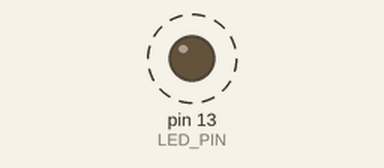
Simulated run of this sketch. Board: Arduino Nano, built with avr-gcc and run on an emulated ATmega328P. Parts: output pins drawn as LEDs (lit = HIGH). Dashed ring = blinking. What the sketch prints to the serial monitor is not drawn.

Above: at 0.2 s.
Timing chart, 0 to 3.0 s (numbered marks = the images above):
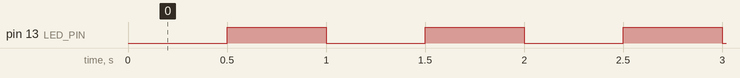

The sketch:

LV1_SCD30_Adafruit.ino
```cpp
#include <Wire.h>
#include <Adafruit_SCD30.h>

Adafruit_SCD30 senzor;

const uint8_t SCD30_ADDR = 0x61;
const uint8_t LED_PIN = 13;

unsigned long tMjerenje = 0;
unsigned long tLed = 0;
bool ledStanje = false;

unsigned long tZadnjiOdgovor = 0;
bool senzorSpreman = false;
bool upozorenjeIspisano = false;

// Procjena slobodnog SRAM-a za ATmega328P (Arduino Nano).
extern int __heap_start, *__brkval;

int slobodniSRAM() {
  int lokalnaVarijabla;
  return (int)&lokalnaVarijabla -
         (__brkval == 0 ? (int)&__heap_start : (int)__brkval);
}

void skenirajI2C() {
  Serial.println(F("Skeniranje I2C sabirnice..."));
  bool pronadenUredaj = false;

  for (uint8_t a = 1; a <= 126; a++) {
    Wire.beginTransmission(a);
    if (Wire.endTransmission() == 0) {
      Serial.print(F("Pronaden uredaj: 0x"));
      if (a < 16) Serial.print('0');
      Serial.println(a, HEX);
      pronadenUredaj = true;
    }
  }

  if (!pronadenUredaj) Serial.println(F("Nema I2C uredaja!"));
}

void setup() {
  Serial.begin(115200);
  pinMode(LED_PIN, OUTPUT);
  Wire.begin();
  Wire.setClock(100000);

  // Ogranicenje cekanja na I2C kako prekid veze ne bi zaglavio program.
  // Zahtijeva AVR Wire biblioteku s podrskom za setWireTimeout.
  Wire.setWireTimeout(25000, true);

  Serial.println(F("Pokretanje programa..."));
  skenirajI2C();

  senzorSpreman = senzor.begin(SCD30_ADDR, &Wire);
  if (senzorSpreman) {
    Serial.println(F("SCD30 uspjesno pokrenut!"));
  } else {
    Serial.println(F("SCD30 nije pronaden ili inicijalizacija nije uspjela!"));
  }
  tZadnjiOdgovor = millis();

  Serial.print(F("Slobodni SRAM pri pokretanju: "));
  Serial.print(slobodniSRAM());
  Serial.println(F(" B"));
}

void loop() {
  const unsigned long sada = millis();

  // LED radi neovisno o rasporedu mjerenja.
  if (sada - tLed >= 500) {
    tLed = sada;
    ledStanje = !ledStanje;
    digitalWrite(LED_PIN, ledStanje);
  }

  if (sada - tMjerenje >= 2000) {
    tMjerenje = sada;

    if (!senzorSpreman) {
      Serial.println(F("Senzor nije dostupan."));
    } else {
      Wire.beginTransmission(SCD30_ADDR);
      if (Wire.endTransmission() != 0) {
        Serial.println(F("GRESKA: SCD30 ne odgovara!"));
      } else {
        // Ovo je vrijeme odgovora na I2C, a ne zadnjeg uspjesnog mjerenja.
        tZadnjiOdgovor = millis();
        upozorenjeIspisano = false;

        if (!senzor.dataReady()) {
          Serial.println(F("Podatak jos nije spreman."));
        } else if (!senzor.read()) {
          Serial.println(F("Greska pri citanju mjerenja!"));
        } else {
          Serial.print(F("CO2: "));
          Serial.print(senzor.CO2, 0);
          Serial.print(F(" ppm | Temperatura: "));
          Serial.print(senzor.temperature, 2);
          Serial.print(F(" C | Vlaga: "));
          Serial.print(senzor.relative_humidity, 2);
          Serial.println(F(" %"));
        }
      }
    }
  }

  // Svjeza vremenska oznaka izbjegava oduzimanje starijeg vremena
  // od tZadnjiOdgovor azuriranog tijekom I2C komunikacije.
  if (!upozorenjeIspisano && millis() - tZadnjiOdgovor >= 10000) {
    Serial.println(F("UPOZORENJE: SCD30 ne odgovara vise od 10 s!"));
    upozorenjeIspisano = true;
  }
}
```

Measured:
- by itself, pin 13 (LED_PIN): alternates HIGH for 0.50 s and LOW for 0.50 s
